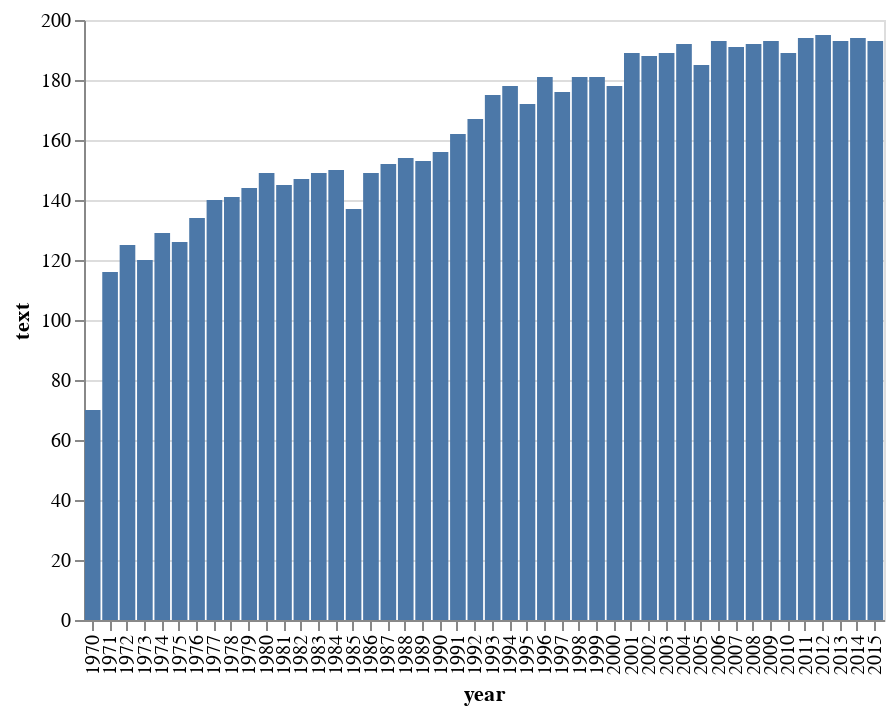

Notebook source saved alongside this figure:
### Code cell
alt.Chart(by_year).mark_bar().encode(x='year:N',y='text')

### Figure 1 — Vega-Lite specification as saved in the notebook (floating-point values rounded to 4 significant figures)
{"$schema": "https://vega.github.io/schema/vega-lite/v3.4.0.json", "config": {"mark": {"tooltip": null}, "view": {"height": 300, "width": 400}}, "data": {"name": "data-3d48a3f7428e60fa48f93d01de7e39f9"}, "datasets": {"data-3d48a3f7428e60fa48f93d01de7e39f9": [{"text": 70, "year": 1970}, {"text": 116, "year": 1971}, {"text": 125, "year": 1972}, {"text": 120, "year": 1973}, {"text": 129, "year": 1974}, {"text": 126, "year": 1975}, {"text": 134, "year": 1976}, {"text": 140, "year": 1977}, {"text": 141, "year": 1978}, {"text": 144, "year": 1979}, {"text": 149, "year": 1980}, {"text": 145, "year": 1981}, {"text": 147, "year": 1982}, {"text": 149, "year": 1983}, {"text": 150, "year": 1984}, {"text": 137, "year": 1985}, {"text": 149, "year": 1986}, {"text": 152, "year": 1987}, {"text": 154, "year": 1988}, {"text": 153, "year": 1989}, {"text": 156, "year": 1990}, {"text": 162, "year": 1991}, {"text": 167, "year": 1992}, {"text": 175, "year": 1993}, {"text": 178, "year": 1994}, {"text": 172, "year": 1995}, {"text": 181, "year": 1996}, {"text": 176, "year": 1997}, {"text": 181, "year": 1998}, {"text": 181, "year": 1999}, {"text": 178, "year": 2000}, {"text": 189, "year": 2001}, {"text": 188, "year": 2002}, {"text": 189, "year": 2003}, {"text": 192, "year": 2004}, {"text": 185, "year": 2005}, {"text": 193, "year": 2006}, {"text": 191, "year": 2007}, {"text": 192, "year": 2008}, {"text": 193, "year": 2009}, {"text": 189, "year": 2010}, {"text": 194, "year": 2011}, {"text": 195, "year": 2012}, {"text": 193, "year": 2013}, {"text": 194, "year": 2014}, {"text": 193, "year": 2015}]}, "encoding": {"x": {"field": "year", "type": "nominal"}, "y": {"field": "text", "type": "quantitative"}}, "mark": "bar"}
